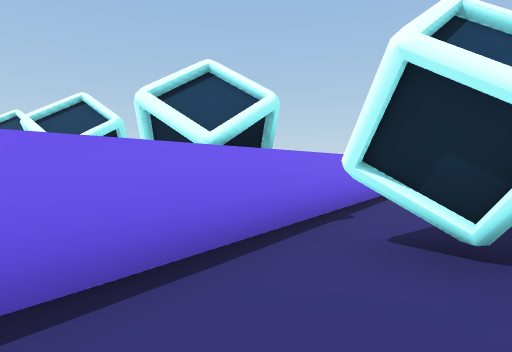
[1] (above)

16 first-person views from a walk through a Unity game level. The camera is 0.33 m above the floor, tilts 2° down and sees 75° across. The floor is counted in squares, 0.5 m on a side. Each view is taken from the middle of a square. On the plan, view 1 faces up. The plan holds only what a view shows up to about 10 squares ahead; the rest is blank. The place goes on beyond the plan.

[2]
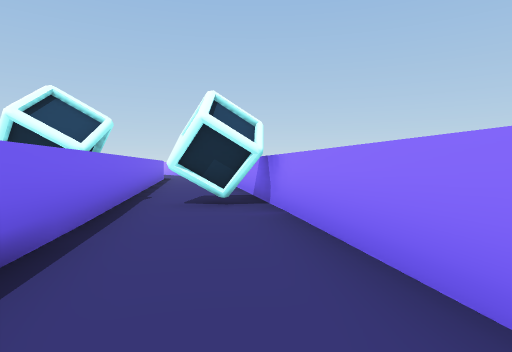

[3]
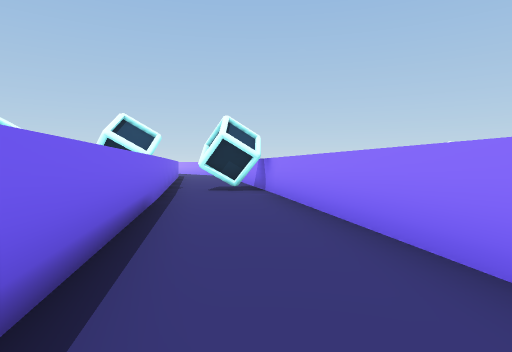

[4]
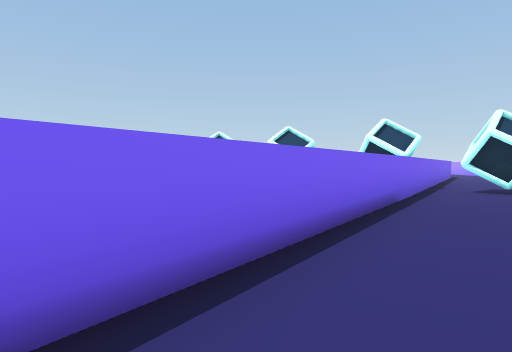

[5]
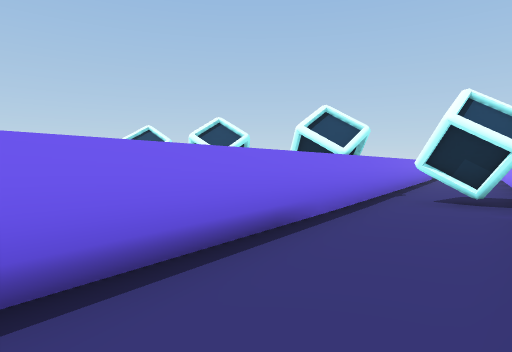

[6]
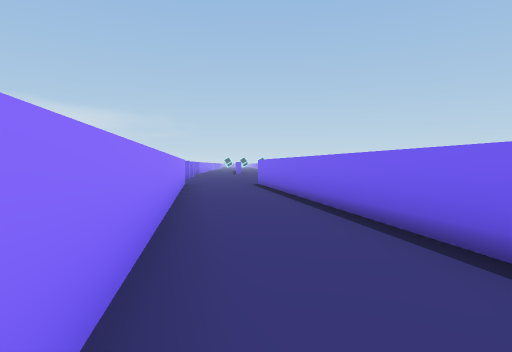

[7]
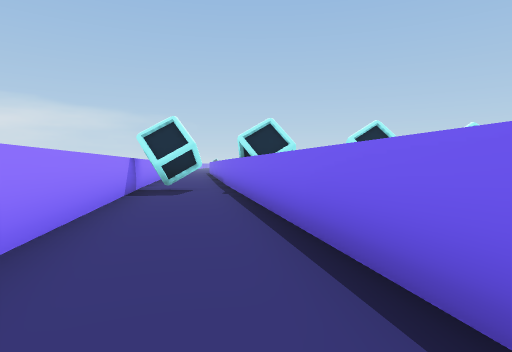

[8]
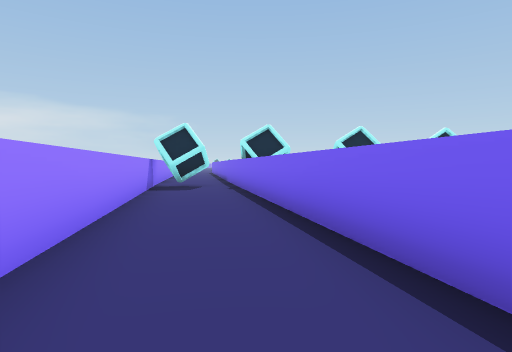

[9]
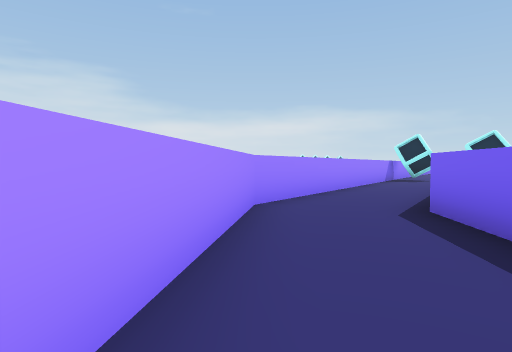

[10]
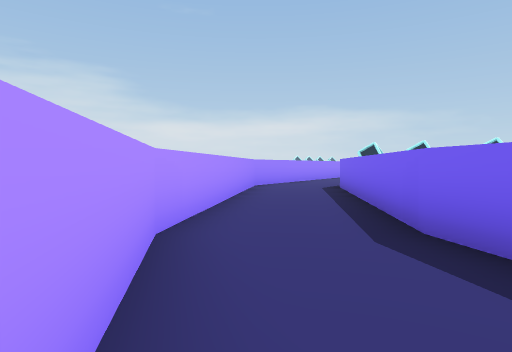

[11]
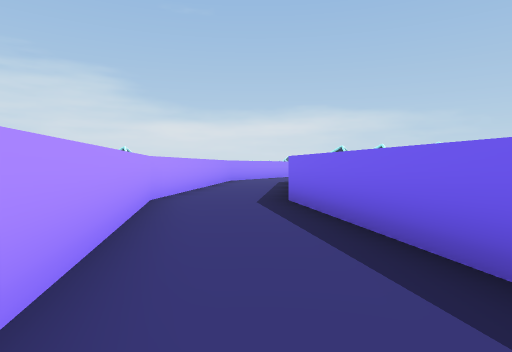

[12]
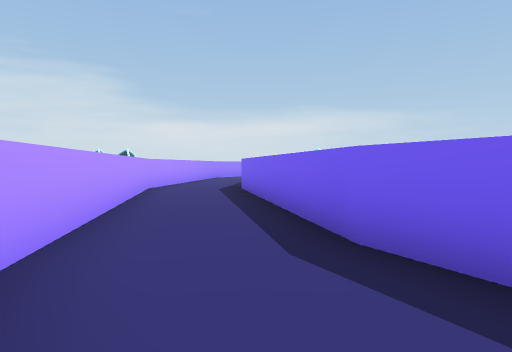

[13]
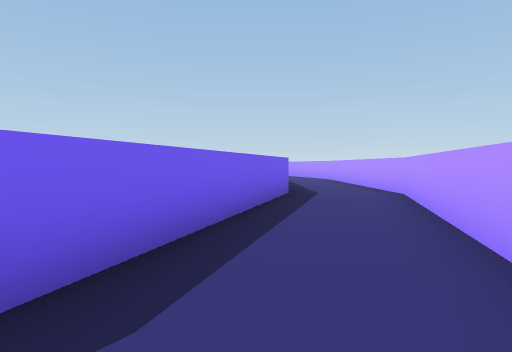

[14]
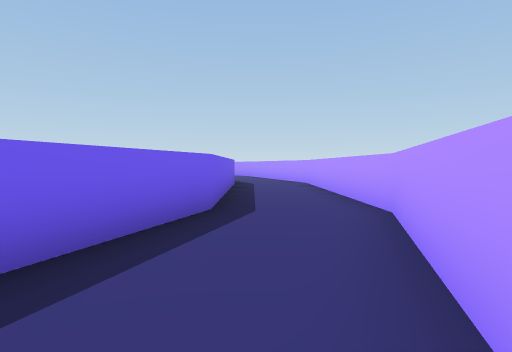

[15]
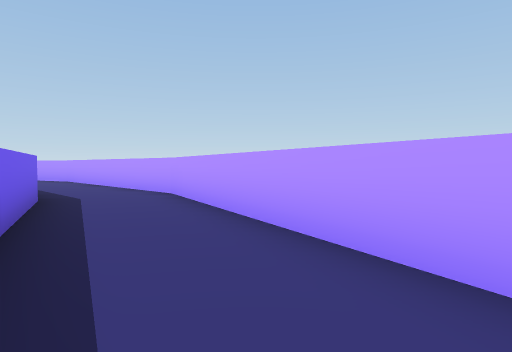

[16]
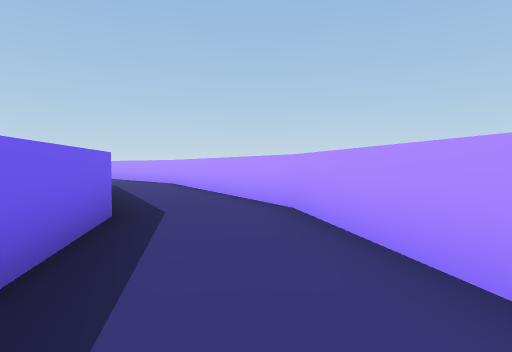

### Floor plan
Key: @ floor where view 1 was taken; # wall or solid block; x gap in a wall; . floor; ^ raised ledge; O other object.
Columns run from 5 left of view 1 to 9 right of it. Each row starts with its distance up from view 1.
 31       ^x..#
 30        #..##
 29        ##..#
 28         ^..##
 27         ##..#
 26          ^..##
 25          ##..#
 24           ^..#
 23           ^..#
 22           ##.##
 21            ^..#
 20            ^..#
 19            ^..#
 18            ^..#
 17            ^..#
 16            ^..#
 15            ^..#
 14            ^..#
 13            #..#
 12            #.##
 11           ##.#
 10          ##..#
  9          ^..##
  8 O       ##.##
  7 O      ##..#
  6   O    ^..##
  5   O   ##.##
  4     ###..#
  3     #^OO##
  2     ##O##
  1    ^#..#
  0   #^.@##
 -1   ##.##
 -2  ^#..#
 -3 #^..##
 -4 ^..##
 -5 #..#

Positions as (right, up) in squares from view 1, and headings:
1: (0, 0), facing up
2: (-2, -2), facing up-right
3: (-4, -4), facing up-right
4: (-4, -5), facing up
5: (-2, -3), facing up
6: (-1, -2), facing down-left
7: (6, 10), facing down-left
8: (7, 11), facing down-left
9: (8, 16), facing down
10: (8, 21), facing down
11: (7, 24), facing down
12: (6, 27), facing down
13: (7, 24), facing up-left
14: (6, 27), facing up-left
15: (6, 24), facing up
16: (7, 20), facing up
